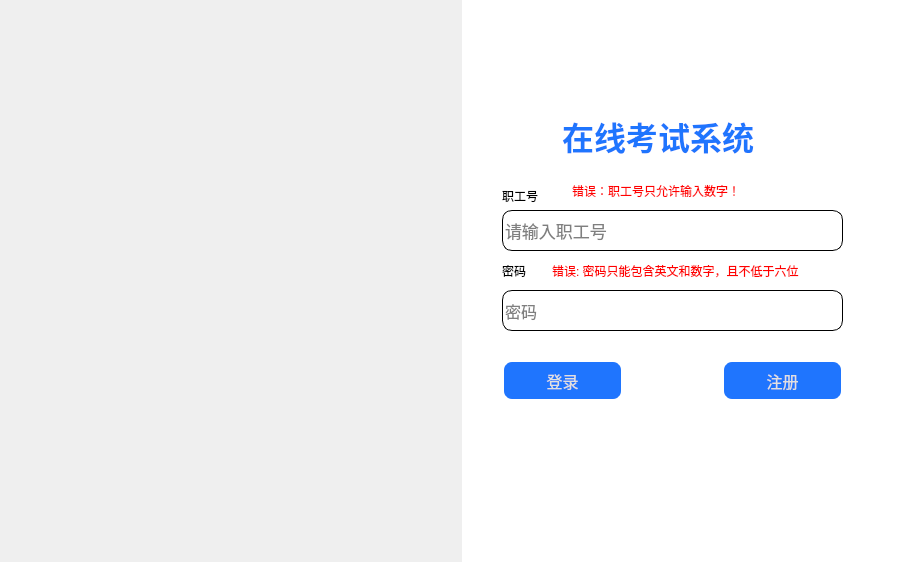
<?xml version="1.0" encoding="UTF-8"?>
<ui version="4.0">
 <class>Widget</class>
 <widget class="QWidget" name="Widget">
  <property name="geometry">
   <rect>
    <x>0</x>
    <y>0</y>
    <width>923</width>
    <height>562</height>
   </rect>
  </property>
  <property name="minimumSize">
   <size>
    <width>923</width>
    <height>562</height>
   </size>
  </property>
  <property name="maximumSize">
   <size>
    <width>923</width>
    <height>562</height>
   </size>
  </property>
  <property name="windowTitle">
   <string>Widget</string>
  </property>
  <layout class="QHBoxLayout" name="horizontalLayout">
   <property name="spacing">
    <number>0</number>
   </property>
   <property name="leftMargin">
    <number>0</number>
   </property>
   <property name="topMargin">
    <number>0</number>
   </property>
   <property name="rightMargin">
    <number>0</number>
   </property>
   <property name="bottomMargin">
    <number>0</number>
   </property>
   <item>
    <widget class="QLabel" name="label">
     <property name="text">
      <string/>
     </property>
     <property name="pixmap">
      <pixmap resource="res.qrc">:/icons/loginBackground.png</pixmap>
     </property>
    </widget>
   </item>
   <item>
    <widget class="QWidget" name="widget" native="true">
     <property name="styleSheet">
      <string notr="true">#widget
{
background-color: rgb(255,255,255);
}</string>
     </property>
     <widget class="QLabel" name="label_2">
      <property name="geometry">
       <rect>
        <x>40</x>
        <y>180</y>
        <width>72</width>
        <height>31</height>
       </rect>
      </property>
      <property name="text">
       <string>职工号</string>
      </property>
     </widget>
     <widget class="QLabel" name="label_3">
      <property name="geometry">
       <rect>
        <x>40</x>
        <y>250</y>
        <width>72</width>
        <height>41</height>
       </rect>
      </property>
      <property name="text">
       <string>密码</string>
      </property>
     </widget>
     <widget class="QLineEdit" name="lineEdit">
      <property name="geometry">
       <rect>
        <x>40</x>
        <y>210</y>
        <width>341</width>
        <height>41</height>
       </rect>
      </property>
      <property name="font">
       <font>
        <pointsize>13</pointsize>
       </font>
      </property>
      <property name="styleSheet">
       <string notr="true">#lineEdit
{
border: 1px solid black;
  border-radius: 10px;
}

#lineEdit:hover
{
  border: 1px solid #f7115b;
}</string>
      </property>
      <property name="placeholderText">
       <string>请输入职工号</string>
      </property>
     </widget>
     <widget class="QLineEdit" name="lineEdit_2">
      <property name="geometry">
       <rect>
        <x>40</x>
        <y>290</y>
        <width>341</width>
        <height>41</height>
       </rect>
      </property>
      <property name="font">
       <font>
        <pointsize>12</pointsize>
       </font>
      </property>
      <property name="styleSheet">
       <string notr="true">#lineEdit_2:hover
{
  border: 1px solid #f7115b;
}

#lineEdit_2
{
border: 1px solid black;
  border-radius: 10px;
}</string>
      </property>
      <property name="echoMode">
       <enum>QLineEdit::Password</enum>
      </property>
      <property name="placeholderText">
       <string>密码</string>
      </property>
     </widget>
     <widget class="QPushButton" name="pushButton">
      <property name="geometry">
       <rect>
        <x>40</x>
        <y>360</y>
        <width>121</width>
        <height>41</height>
       </rect>
      </property>
      <property name="font">
       <font>
        <pointsize>12</pointsize>
       </font>
      </property>
      <property name="styleSheet">
       <string notr="true">#pushButton
{
color:rgb(224,224,224);
widht:190px;
height:50px;
border:2px solid rgb(255,255,255);
border-radius:10px;
background-color: rgb(31,117,254);
/*border-color:rgb(255,255,255);*/
}

#pushButton:hover
{
color:rgb(224,224,224);
widht:190px;
height:50px;
border:2px solid rgb(255,255,255);
background-color:rgb(221,58,95);
border-radius:10px;
}</string>
      </property>
      <property name="text">
       <string>登录</string>
      </property>
     </widget>
     <widget class="QPushButton" name="pushButton_2">
      <property name="geometry">
       <rect>
        <x>260</x>
        <y>360</y>
        <width>121</width>
        <height>41</height>
       </rect>
      </property>
      <property name="font">
       <font>
        <pointsize>12</pointsize>
       </font>
      </property>
      <property name="styleSheet">
       <string notr="true">#pushButton_2
{
color:rgb(224,224,224);
widht:190px;
height:50px;
border:2px solid rgb(255,255,255);
border-radius:10px;
background-color: rgb(31,117,254);
}

#pushButton_2:hover
{
color:rgb(224,224,224);
widht:190px;
height:50px;
border:2px solid rgb(255,255,255);
background-color:rgb(221,58,95);
border-radius:10px;
}</string>
      </property>
      <property name="text">
       <string>注册</string>
      </property>
     </widget>
     <widget class="QLabel" name="label_4">
      <property name="geometry">
       <rect>
        <x>0</x>
        <y>130</y>
        <width>101</width>
        <height>16</height>
       </rect>
      </property>
      <property name="text">
       <string/>
      </property>
      <property name="pixmap">
       <pixmap resource="res.qrc">:/icons/line.png</pixmap>
      </property>
     </widget>
     <widget class="QLabel" name="label_5">
      <property name="geometry">
       <rect>
        <x>340</x>
        <y>130</y>
        <width>101</width>
        <height>16</height>
       </rect>
      </property>
      <property name="text">
       <string/>
      </property>
      <property name="pixmap">
       <pixmap resource="res.qrc">:/icons/line.png</pixmap>
      </property>
     </widget>
     <widget class="QLabel" name="label_6">
      <property name="geometry">
       <rect>
        <x>100</x>
        <y>100</y>
        <width>241</width>
        <height>71</height>
       </rect>
      </property>
      <property name="font">
       <font>
        <family>隶书</family>
        <pointsize>24</pointsize>
        <weight>75</weight>
        <bold>true</bold>
       </font>
      </property>
      <property name="styleSheet">
       <string notr="true">#label_6
{color:rgb(31,117,254);
}</string>
      </property>
      <property name="text">
       <string>在线考试系统</string>
      </property>
     </widget>
     <widget class="QLabel" name="label_7">
      <property name="geometry">
       <rect>
        <x>110</x>
        <y>175</y>
        <width>211</width>
        <height>31</height>
       </rect>
      </property>
      <property name="font">
       <font>
        <pointsize>9</pointsize>
       </font>
      </property>
      <property name="styleSheet">
       <string notr="true">#label_7
{
color:red;
}</string>
      </property>
      <property name="text">
       <string>错误：职工号只允许输入数字！</string>
      </property>
     </widget>
     <widget class="QLabel" name="label_8">
      <property name="geometry">
       <rect>
        <x>90</x>
        <y>260</y>
        <width>321</width>
        <height>21</height>
       </rect>
      </property>
      <property name="styleSheet">
       <string notr="true">#label_8
{
color:red;
}</string>
      </property>
      <property name="text">
       <string>错误: 密码只能包含英文和数字，且不低于六位</string>
      </property>
     </widget>
    </widget>
   </item>
  </layout>
 </widget>
 <resources>
  <include location="res.qrc"/>
 </resources>
 <connections/>
</ui>
